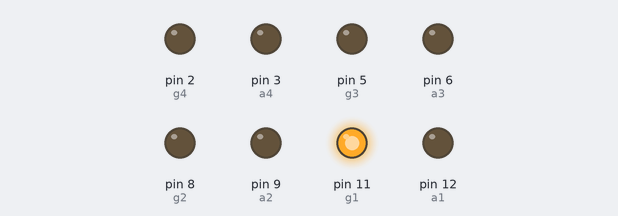
The sketch below on a simulated Arduino Uno, built with avr-gcc and run on an emulated ATmega328P. Shown: output pins drawn as LEDs (lit = HIGH). Pins used as bus, display or sensor lines are not drawn.

Above: at 0.1 s.
At 7.1 s:
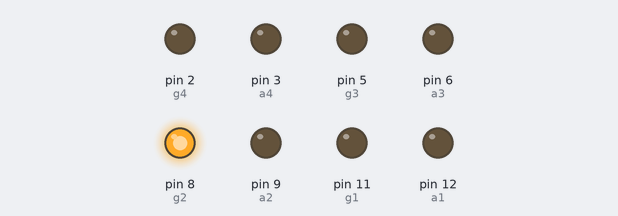
At 12.1 s:
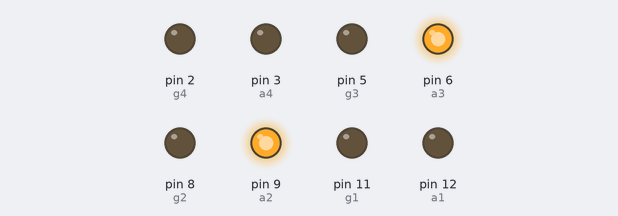
At 19.1 s:
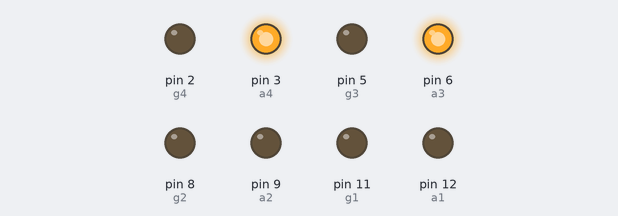
At 26.1 s:
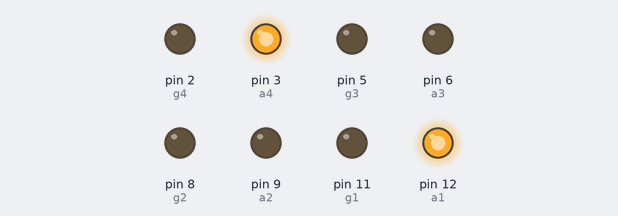
At 38.1 s:
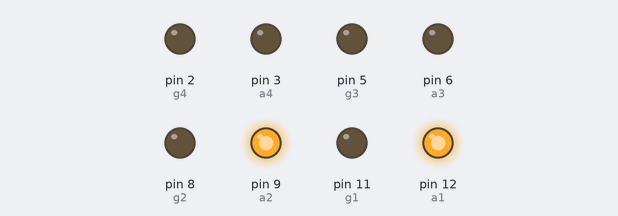
Timing chart, 0 to 39.6 s (numbered marks = the images above):
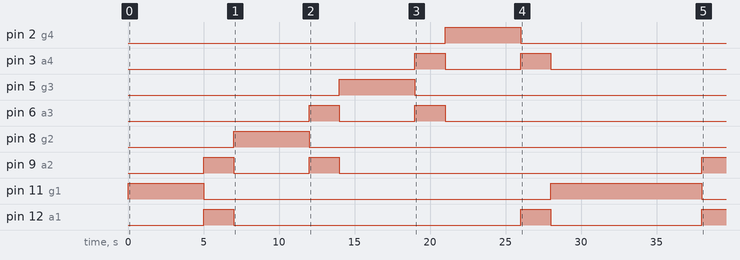

The sketch:

4-POLE_Traffic_light_.ino
```cpp
int r1=13,a1=12,g1=11,r2=10,a2=9,g2=8,r3=7,a3=6,g3=5,r4=4,a4=3,g4=2;

void setup()
{
  pinMode(r1,OUTPUT);
  pinMode(r2,OUTPUT);
  pinMode(r3,OUTPUT);
  pinMode(r4,OUTPUT);
  pinMode(a1,OUTPUT);
  pinMode(a2,OUTPUT);
  pinMode(a3,OUTPUT);
  pinMode(a4,OUTPUT);
  pinMode(g1,OUTPUT);
  pinMode(g2,OUTPUT);
  pinMode(g3,OUTPUT);
  pinMode(g4,OUTPUT);
}

void loop()
{
  digitalWrite(g1,HIGH);
  digitalWrite(r1,LOW);
  digitalWrite(r2,HIGH);
  digitalWrite(r3,HIGH);
  digitalWrite(r4,HIGH);
  delay(5000);

  digitalWrite(a1,HIGH);
  digitalWrite(a2,HIGH);
  digitalWrite(g1,LOW);
  digitalWrite(r2,LOW);
  delay(2000);

  digitalWrite(a1,LOW);
  digitalWrite(a2,LOW);
  digitalWrite(g2,HIGH);
  digitalWrite(r1,HIGH);
  digitalWrite(r2,LOW);
  digitalWrite(r3,HIGH);
  digitalWrite(r4,HIGH);

  delay(5000);

  digitalWrite(a2,HIGH);
  digitalWrite(a3,HIGH);
  digitalWrite(g2,LOW);
  digitalWrite(r3,LOW);
  delay(2000);

  digitalWrite(a2,LOW);
  digitalWrite(a3,LOW);
  digitalWrite(g3,HIGH);
  digitalWrite(r1,HIGH);
  digitalWrite(r2,HIGH);
  digitalWrite(r3,LOW);
  digitalWrite(r4,HIGH);
  delay(5000);

  digitalWrite(a3,HIGH);
  digitalWrite(a4,HIGH);
  digitalWrite(g3,LOW);
  digitalWrite(r4,LOW);
  delay(2000);

  digitalWrite(a3,LOW);
  digitalWrite(a4,LOW);
  digitalWrite(g4,HIGH);
  digitalWrite(r1,HIGH);
  digitalWrite(r2,HIGH);
  digitalWrite(r3,HIGH);
  digitalWrite(r4,LOW);
  delay(5000);

  digitalWrite(a4,HIGH);
  digitalWrite(a1,HIGH);
  digitalWrite(g4,LOW);
  digitalWrite(r1,LOW);
  delay(2000);

  digitalWrite(a4,LOW);
  digitalWrite(a1,LOW);
  digitalWrite(g1,HIGH);
  digitalWrite(r1,LOW);
  digitalWrite(r2,HIGH);
  digitalWrite(r3,HIGH);
  digitalWrite(r4,HIGH);
  delay(5000);
}
```

Measured:
- by itself, pin 2 (g4): LOW → HIGH at 21.0 s, → LOW 5.0 s later
- by itself, pin 3 (a4): LOW → HIGH at 19.0 s, → LOW 2.0 s later, → HIGH 5.0 s later, → LOW 2.0 s later, … (4 changes in this stretch)
- by itself, pin 5 (g3): LOW → HIGH at 14.0 s, → LOW 5.0 s later
- by itself, pin 6 (a3): LOW → HIGH at 12.0 s, → LOW 2.0 s later, → HIGH 5.0 s later, → LOW 2.0 s later, … (4 changes in this stretch)
- by itself, pin 8 (g2): LOW → HIGH at 7.0 s, → LOW 5.0 s later
- by itself, pin 9 (a2): goes HIGH 2.0 s, LOW 5.0 s, HIGH 2.0 s, LOW 24.0 s, then HIGH
- by itself, pin 11 (g1): LOW → HIGH at 0.00 s, → LOW 5.0 s later, → HIGH 23.0 s later, → LOW 10.0 s later
- by itself, pin 12 (a1): goes HIGH 2.0 s, LOW 19.0 s, HIGH 2.0 s, LOW 10.0 s, then HIGH
